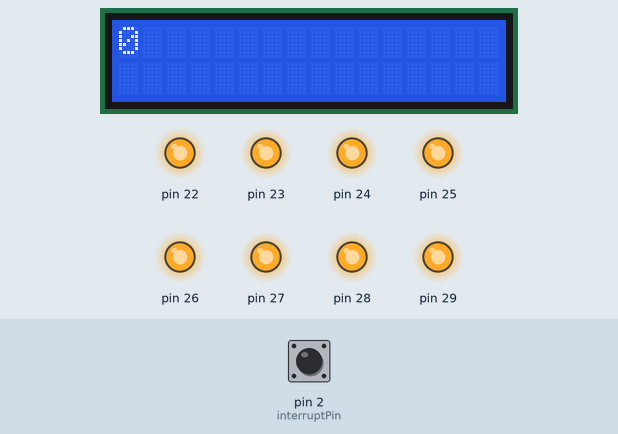
Recording of a sketch running on a simulated Arduino Mega 2560, built with avr-gcc and run on an emulated ATmega2560. Shown: 16×2 character LCD, output pins drawn as LEDs (lit = HIGH). The inputs (shaded band) are chosen by the test bench; at power-on: pin 2 (interruptPin) HIGH.

Above: at 1.2 s.
1.3 s: pin 2 (interruptPin) pulled LOW for 0.15 s
At 2.2 s:
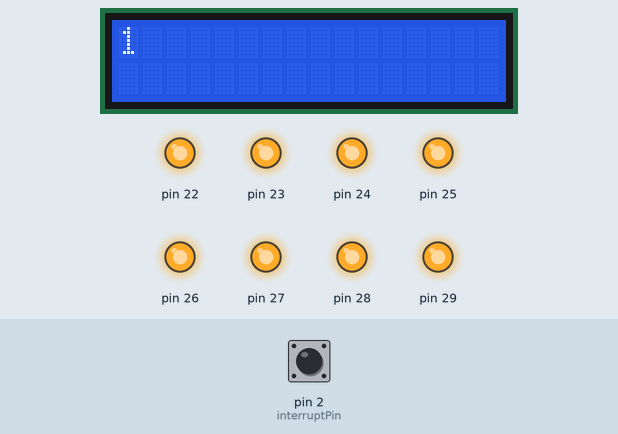
2.9 s: pin 2 (interruptPin) pulled LOW for 1 s
At 3.4 s:
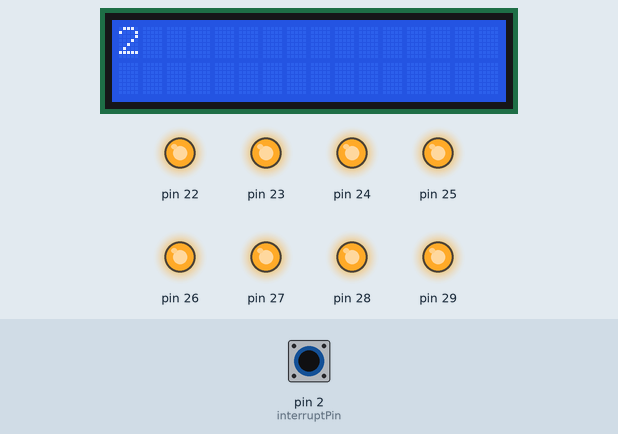
5.4 s: pin 2 (interruptPin) pulled LOW for 0.15 s
At 6.5 s:
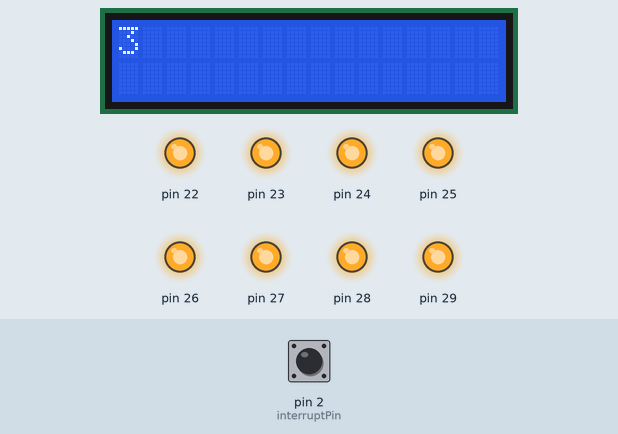
7.0 s: pin 2 (interruptPin) pulled LOW for 1 s
At 7.7 s:
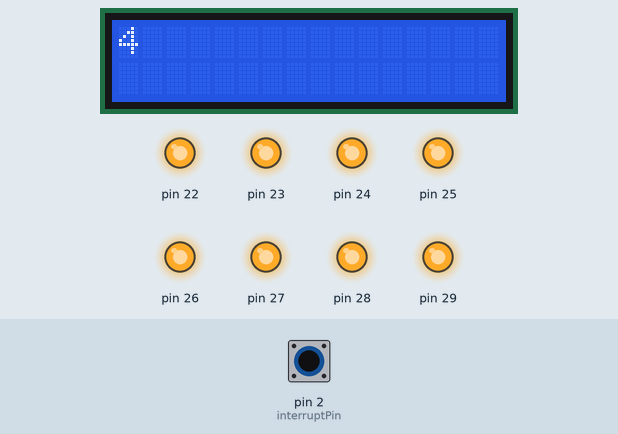
9.5 s: pin 2 (interruptPin) pulsed LOW 5 times (0.12 s each, 0.3 s apart)
At 11.7 s:
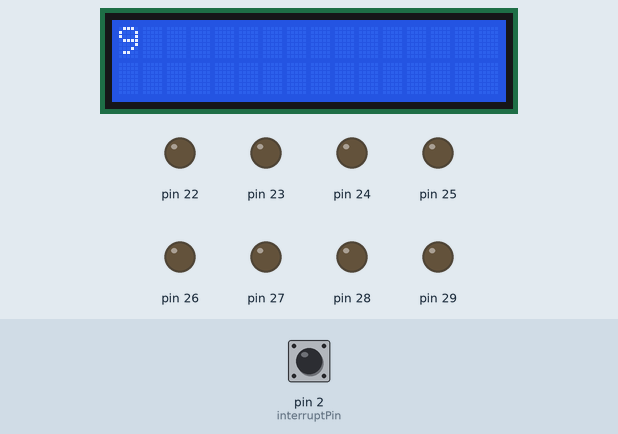
Timing chart, 0 to 13.2 s (numbered marks = the images above; inputs shaded):
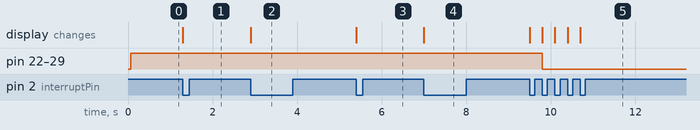

Measured:
- after the input at 1.3 s, the display: changes at once (image 1)
- after the input at 2.9 s, the display: changes at once (image 2)
- after the input at 5.4 s, the display: changes at once (image 3)
- after the input at 7.0 s, the display: changes at once (image 4)
- after the input at 9.5 s, pin 22–29: HIGH → LOW after 0.30 s; the display: first changes at once (image 5 shows a later state)

The sketch:

capstone_challenge_3.ino
```cpp
volatile int count =0;
const byte interruptPin = 2;
#include <LiquidCrystal.h>
LiquidCrystal lcd(48,49,50,51,52,53);

void setup() {
  lcd.begin(16,2);
  noInterrupts();
  DDRA = 0xff;
  interrupts();
  attachInterrupt(digitalPinToInterrupt(interruptPin),cnt,FALLING);

}

void loop() {
  lcd.setCursor(0,0);
  lcd.print(count);
  if(count<=5){
    PORTA = 0xff;
  }
  if(count>5){
    PORTA = 0x00;
  }
  if(count==11){
    count=0;
  }
}

void cnt(){
  count++;
}
```
